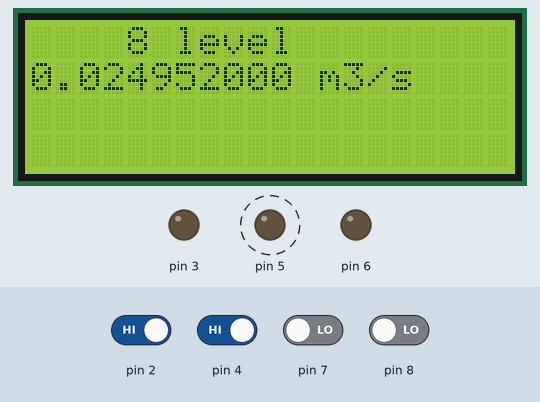
Bench run of a sketch on a simulated Arduino Uno, built with avr-gcc and run on an emulated ATmega328P. Parts: 20×4 character LCD, output pins drawn as LEDs (lit = HIGH). Dashed ring = blinking. The inputs (shaded band) are chosen by the test bench; at power-on: pin 2, pin 4 HIGH, pin 7, pin 8 LOW. Storage starts empty; what the sketch prints to the serial monitor is not drawn.

Above: at 4.7 s.
4.8 s: pin 2 driven LOW
At 9.6 s:
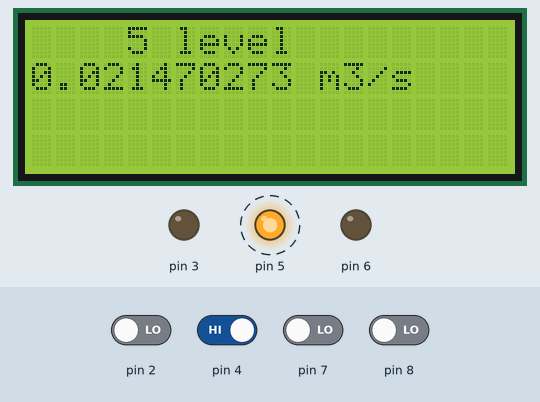
9.7 s: pin 4 driven LOW
At 13.6 s:
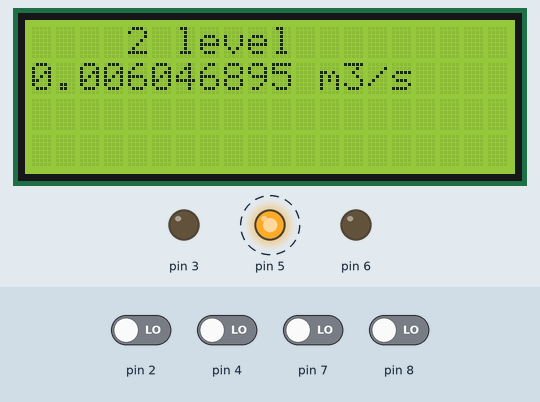
13.7 s: pin 7 driven HIGH
At 21.7 s:
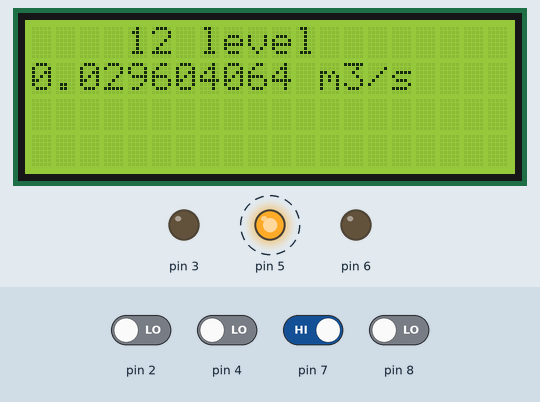
21.8 s: pin 8 driven HIGH
At 26.66 s:
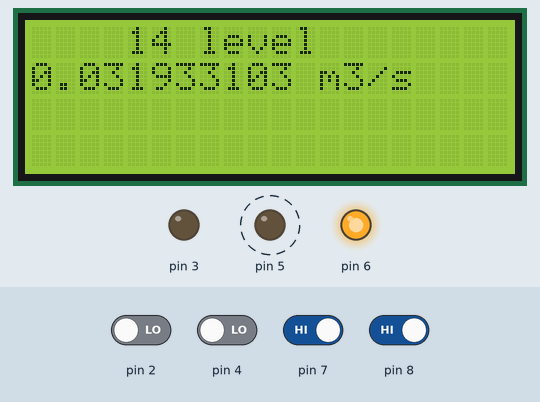
Timing chart, 0 to 26.9 s (numbered marks = the images above; inputs shaded):
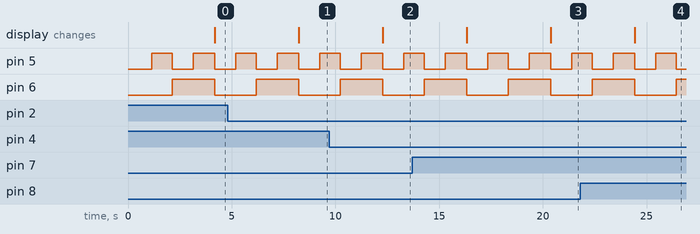

The sketch:

Code_v5.ino
```cpp
/*Includes*/

#include <SPI.h>
#include <SD.h>
#include <math.h>
#include <Wire.h>
#include <LiquidCrystal_I2C.h>
#include <TimeLib.h>
#include <Time.h>

/* Global Variable Section */
String dataString = "";
const int chipSelect = 10;
float batt_v = 0;
float panel_v = 0;
double flow = 0;
double depth = 0;
int height = 0;

/*Configure Screen*/
// set the LCD address to 0x27 for a 16 chars and 2 line display
LiquidCrystal_I2C lcd(0x27,20,4);

void setup() {
  //All Time Taken as of the start of this year
   setTime(00,00,00,01,01,2018);
  //Initialize Screen
  lcd.init();
  // Open serial communications and wait for port to open:
  Serial.begin(9600);
  while (!Serial) {
    ; // wait for serial port to connect. Needed for native USB port only
  }
  visible("Hello","Initialising  SD");
  // see if the card is present and can be initialized:
  if (!SD.begin(chipSelect)) {
    visible("Card Failed!","Please Reset");
    // don't do anything more:
    while (1);
  }
  visible("End Setup","Card Initialised");
}


void visible(String string_1,String string_2){
  int len_1 = (16- string_1.length())/2;
  int len_2 = (16- string_2.length())/2;
  lcd.backlight();
  lcd.clear();
  lcd.setCursor(len_1,0);
  lcd.print(string_1);
  lcd.setCursor(len_2,1);
  lcd.print(string_2);
}

void height_search(){
  double heights[17] = {0,0.01,0.065,0.1225,0.18,0.20,0.21,0.22,0.23,0.24,0.25,0.26,0.27,0.28,0.29,0.30,0.35};
  height = 0;
  uint8_t a_0 = 0;
  uint8_t a_1 = 0;
  int i = 0;
  analogWrite(3,0); //Strobe Low
  analogWrite(5,a_0); //Address 0
  analogWrite(6,a_1); //Address 1
     //Check Mid
     if (digitalRead(7)==1){
      //Check for Upper Range
      height = 16;
      for (i = 0; i < 4; i++){
        //Change Address
        if (i == 0){
          a_0 = 0;
          a_1 = 0;
          }
        if (i == 1){
          a_0 = 255;
          a_1 = 0;
          }
         if (i == 2){
          a_0 = 0;
          a_1 = 255;
          }
         if (i == 3){
          a_0 = 255;
          a_1 = 255;
         }
         analogWrite(5,a_0);
         analogWrite(6,a_1);
         if (digitalRead(7) ==0){
          height--;
          }
          if (digitalRead(8)==0){
            height--;
          }
         delay(1000);
         }
     }
     else {
        //Check for Lower Range
        height = 8;
        for (i = 0; i < 4; i++){
          //Change Address
          if (i == 0){
            a_0 = 0;
            a_1 = 0;
          }
          if (i == 1){
           a_0 = 255;
           a_1 = 0;
          }
          if (i == 2){
           a_0 = 0;
           a_1 = 255;
          }
           if (i == 3){
           a_0 = 255;
           a_1 = 255;
          }
          analogWrite(5,a_0);
          analogWrite(6,a_1);
          if (digitalRead(2) ==0){
            height--;
          }
          if (digitalRead(4)==0){
            height--;
         }
         delay(1000);
        }


     }
     depth = heights[height];
     flow = gvf_algorithm(depth);
     Serial.println(height);
     Serial.println("Water Height");
     Serial.println(depth);
     Serial.println("Water Depth /m");
     Serial.println(flow,8);
     Serial.println("Flow");
     //remember to pull strobe low
     String out_1 = String(height);
     out_1 += " level";
     String out_2 = String(flow,9);
     out_2 += " m3/s";
     visible(out_1,out_2);
}

void volt_mon(){
  //Get Panel Voltage
  int panel = analogRead(0);
  //Get Battery Voltage
  int batt = analogRead(1);
  //Calibrate of ADC range of 0-1000
  panel_v = panel/57.89;
  batt_v = batt/57.67;
  //Charge Cutout
  if (batt >= 778){
    analogWrite(9,255); //Set Zener to zero
  }
  else{
    analogWrite(9,0); //Leave on Charge
  }
}

double gvf_algorithm(double depth){
/*Channel Parameters in cm*/
double width = 0.076; //std 36.50 test 7.6
double n = 0.009; //std 0.0155 test 0.009
double sin_theta = 0.005061; //std 0.003734 test 0.005061
double weir_height = 0.0;
depth = depth - weir_height;//std 0

/*Get Hydraulic Radius*/
double D_h = ((width*depth)/(width + (2*depth)));
//Serial.println(D_h);
/*Manning's Equation*/
double chezy = (pow(D_h,1/6)/n);
/*Get cross sectional area*/
double A = (width*depth);
//Serial.println(A);
/*Get Velocity*/
double V = (chezy*sqrt(D_h*sin_theta));
//Serial.println(V);
/*Get Approximate Flow*/
flow = V*A;
return flow;
}

void card_write(){
  /*
  SD card datalogger

 * SD card attached to SPI bus as follows:
 ** MOSI - pin 11
 ** MISO - pin 12
 ** CLK - pin 13
 ** CS - pin 4 (for MKRZero SD: SDCARD_SS_PIN)

 created  24 Nov 2010
 modified 9 Apr 2012
 by Tom Igoe
 */
/*Compile the data string*/
  dataString += String(month());
  dataString += String(" ");
  dataString += String(day());
  dataString += String(" ");
  dataString += String(hour());
  dataString += String(" ");
  dataString += String(minute());
  dataString += String(" ");
  dataString += String(second());
  dataString += String(" Time mm dd hr min sec ");
  dataString += String(depth);
  dataString += String(" Water Depth/m ");
  dataString += String(flow,16);
  dataString += String(" Water Flow/m^3/s^-1 ");
  dataString += String(panel_v,3);
  dataString += String(" Panel Voltage/V ");
  dataString += String(batt_v,3);
  dataString += String(" Battery Voltage/V ");
  // open the file. note that only one file can be open at a time,
  // so you have to close this one before opening another.
  File dataFile = SD.open("datalog.txt", FILE_WRITE);
  // if the file is available, write to it:
  if (dataFile) {
    dataFile.println(dataString);
    dataFile.close();
  }
  // if the file isn't open, pop up an error:
  else {
    visible("Oops!","error datalog");
  }
  dataString = "";
}


void timer(){
  int t_m = minute();
  int t_s = second();
  if (t_m==00 && t_s>50) {
    height_search();
    card_write();
  }
}

void screen_management(){
int  t = second();
  if (t==75){
  //Display Section
  String out_1 = String(panel_v,3);
  out_1 += " Panel/V";
  String out_2 = String(batt_v,3);
  out_2 += " Batt/V";
  visible(out_1,out_2);
  delay(1000); //prevent overwriting
  }
  if (t>0){
   String out_1 = String(height);
   out_1 += " level";
   String out_2 = String(flow,7);
   out_2 += " m3/s";
   visible(out_1,out_2);
   delay(1000); //prevent overwriting
   }
}

void loop() {
  Serial.println("Hello, we've got this far...");

  //timer();
  height_search();
  //volt_mon();
  //screen_management();
  card_write();
}
```

Measured:
- after the input at 4.8 s, the display: changes after 3.4 s (image 1)
- after the input at 9.7 s, the display: changes after 2.6 s (image 2)
- after the input at 13.7 s, the display: first differs from a run without the input after 6.7 s (image 3)
- after the input at 21.8 s, the display: changes after 2.6 s (image 4)
- by itself, pin 5: alternates HIGH for 1.0 s and LOW for 1.0 s
- by itself, pin 6: alternates HIGH for 2.0 s and LOW for 2.0 s
